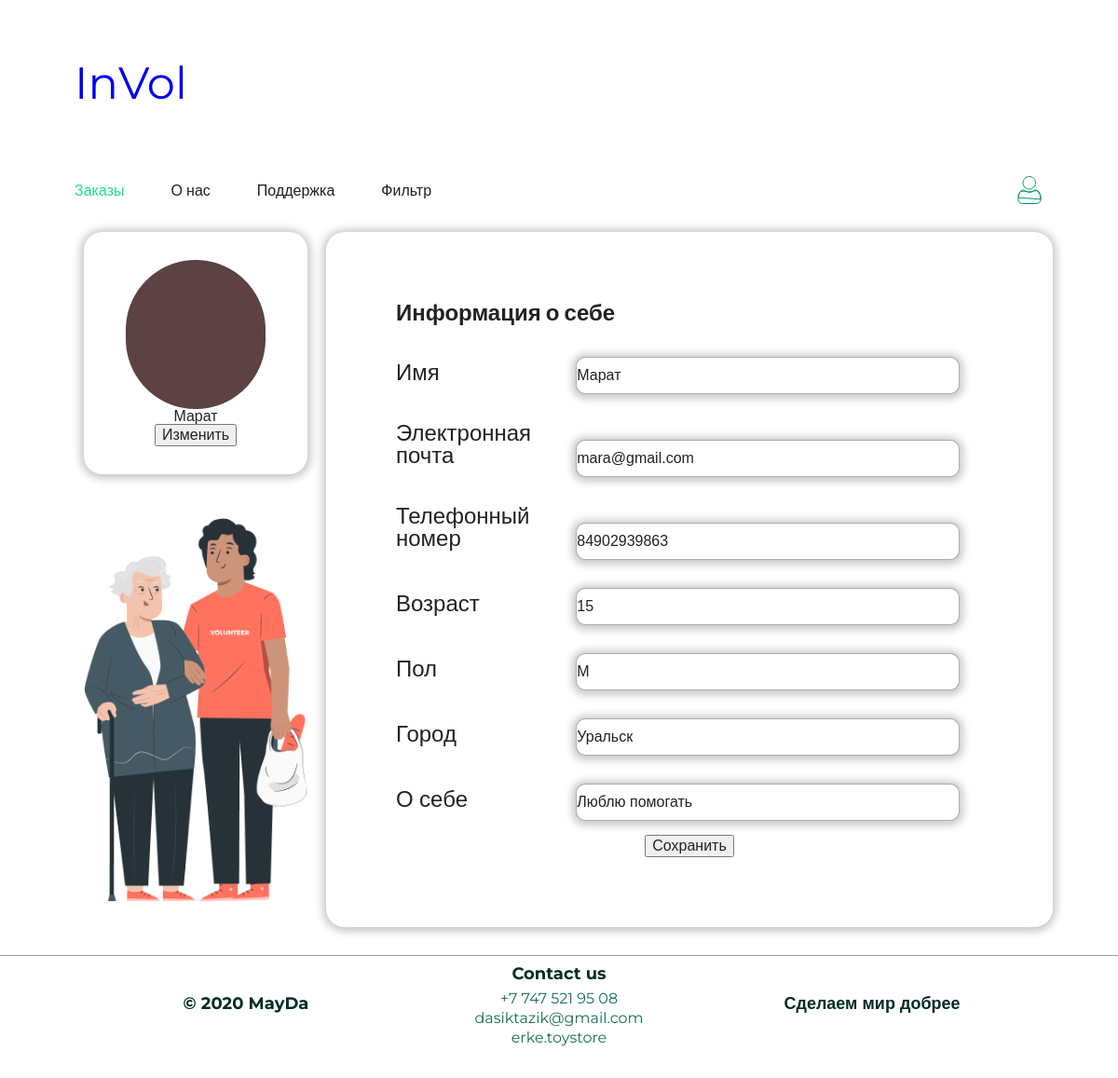
The app's page /users/volunteer/profile (signed in), older data.
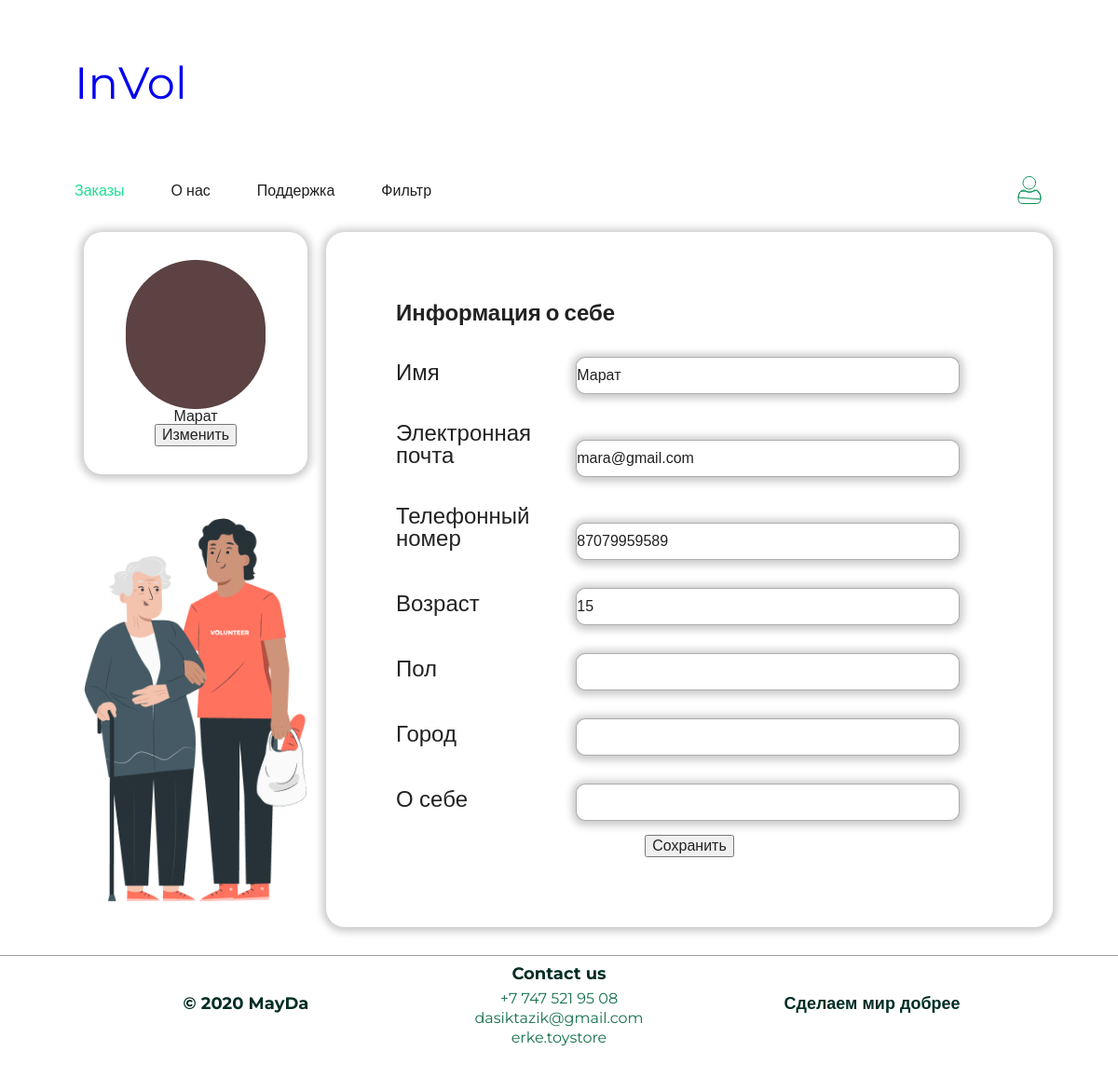
The same page, newer data.
### users/models.py (models this page shows, shortened)
class CustomUser(AbstractBaseUser, PermissionsMixin):
    first_name = models.CharField(
        max_length=255,
        verbose_name='имя'
    )
    email = models.EmailField(
        unique=True,
        verbose_name='электронная почта',
    )
    phone_number = models.CharField(
        max_length=20,
        verbose_name='телефонный номер'
    )
    is_active = models.BooleanField(default=True)
    is_staff = models.BooleanField(default=False)
    objects = CustomUserManager()
    USERNAME_FIELD = 'email'
    REQUIRED_FIELDS = ['first_name', 'phone_number']

class BaseProfile(models.Model):
    AGE_MIN = 14
    AGE_MAX = 128
    class Sex(models.TextChoices):
        MALE = 'M', 'Мужской'
        FEMALE = 'F', 'Женский'
        OTHER = 'O', 'Другое'
    age = models.PositiveIntegerField(
        validators=[MinValueValidator(AGE_MIN), MaxValueValidator(AGE_MAX)],
        null=True, blank=True,
        verbose_name='возраст',
    )
    sex = models.CharField(
        max_length=1,
        choices=Sex.choices,
        null=True, blank=True,
        verbose_name='пол',
    )
    city = models.CharField(
        max_length=255,
        null=True, blank=True,
        verbose_name='город'
    )
    about_me = models.TextField(
        null=True, blank=True,
        verbose_name='о себе'
    )
    rating = models.FloatField(null=True, blank=True)
    class Meta:
        abstract = True

class VolunteerProfile(BaseProfile):
    volunteer = models.OneToOneField(Volunteer, on_delete=models.CASCADE, related_name='profile')

### users/views.py (the view)
# urls.py: path("volunteer/profile", VolunteerProfileView.as_view(), name="vol_profile"),
@method_decorator(volunteer_required, name="dispatch")
class VolunteerProfileView(ProfileView):
    profile_form_class = UpdateVolunteerProfileForm
    redirect_url = 'orders:show_orders'

### users/forms.py
class UpdateCustomUserForm(forms.ModelForm):
    class Meta:
        model = CustomUser
        fields = ("first_name", "email", "phone_number")

class UpdateVolunteerProfileForm(forms.ModelForm):
    class Meta:
        model = VolunteerProfile
        fields = ['age', 'sex', 'city', 'about_me']
    def __init__(self, *args, **kwargs):
        super().__init__(*args, **kwargs)
        for field in self.fields:
            self.fields[field].required = False

### users/templatetags/users_extras.py (called while the page is built)
@register.filter
def isinstance(user, model_name):
    model = getattr(user, '__class__')
    return model.__name__.lower() == model_name.lower()

### users/views.py (called while the page is built)
    def get_user_profile(self, request):
        user = request.user
        profile = user.profile
        return user, profile

    def get(self, request):
        user, profile = self.get_user_profile(request)
        user_form = self.user_form_class(instance=user)
        profile_form = self.profile_form_class(instance=profile)
        context = {
            'user_form': user_form,
            'profile_form': profile_form
        }
        return render(request, self.template_name, context)

### templates/users/profile.html (shortened to what this page needs)
{% extends 'base.html' %}
{% load static %}
{% block css %}
    {{ block.super }}
    <link rel="stylesheet" href="{% static 'css/profile.css' %}">
{% endblock css %}
{% block content %}
    <main class="container">
        <div class="elem pfp">
            <img src="{% static 'img/pfp.png' %}" alt="" class="pfp__image">
            <div class="pfp__name">{{ user.first_name }}</div>
            <button class="profile__button" type="submit">Изменить</button>
        </div>
        <form class="elem properties" method="POST">
            <div class="title">Информация о себе</div>
            {% for field in user_form %}
                <div class="row">
                    <span>{{ field.label }}</span>
                    <input type="text" name="{{ field.name }}" value="{{ field.value|default_if_none:"" }}">
                </div>
            {% endfor %}
            {% for field in profile_form %}
                <div class="row">
                    <span>{{ field.label }}</span>
                    <input type="text" name="{{ field.name }}" value="{{ field.value|default_if_none:"" }}" autocomplete="off">
                </div>
            {% endfor %}
            <button type="submit" class="profile__button">Сохранить</button>
        </form>
        <div class="elem decor">
            <img src="{% static 'img/freepik--Characters--inject-38.png' %}" alt="koten">
        </div>
    </main>
{% endblock content %}

### templates/base.html (shortened to what this page needs)
{% load static %}
<!DOCTYPE html>
<html lang="en">
<head>
    {% block css %}
        <link rel="stylesheet" href="{% static 'css/reset.css' %}">
        <link rel="stylesheet" href="{% static 'css/main_header.css' %}">
        <link rel="stylesheet" href="{% static 'css/main_page.css' %}">
        <link rel="stylesheet" href="{% static 'css/footer.css' %}">
    {% endblock %}
</head>
    <body>
    {% block header %}
        {% include "includes/main_header.html" %}
    {% endblock header %}
    {% block content %} {% endblock %}
    {% include "includes/footer.html" %}
    </body>
</html>

### templates/includes/main_header.html (shortened to what this page needs)
{% load static %}
{% load users_extras %}
<header class="header">
    <h1 class="header__logo"><a href="{% url 'homepage:home' %}">InVol</a></h1>
    <div class="header__nav">
        <div class="header__links">
            <a href="{% url 'orders:show_orders' %}" class="header__link header__link_selected">Заказы</a>
            <a href="{% url 'about:about' %}" class="header__link">О нас</a>
            <a href="#" class="header__link">Поддержка</a>
            <a href="#" class="header__link">Фильтр</a>
        </div>
        {% if user|isinstance:"Volunteer" %}
            <a href="{% url 'users:vol_profile' %}"><img src="{% static 'img/user.svg' %}" class="header__user" alt=""></a>
        {% elif user|isinstance:"Client" %}
           <a href="{% url 'users:cli_profile' %}"><img src="{% static 'img/user.svg' %}" class="header__user" alt=""></a>
        {% endif %}
    </div>
</header>

### templates/includes/footer.html
<footer class="whitened">
    <div class="footer-columns">
        <div class="footer-column">
            <h3>© 2020 MayDa</h3>
        </div>
        <div class="footer-column">
            <h3>Contact us</h3>
            <ul>
                <li><a href="#">+7 747 521 95 08</a></li>
                <li><a href="#">dasiktazik@gmail.com</a></li>
                <li><a href="#">erke.toystore</a></li>
            </ul>
        </div>
        <div class="footer-column">
            <h3>Сделаем мир добрее</h3>
        </div>
    </div>
</footer>

### static/css/main_header.css (style rules this page uses)
.header { width: calc(100% - 160px); margin-top: 60px; display: flex; flex-direction: column; max-width: 1280px; }
.header__logo { font-size: 48px; line-height: 59px; display: flex; align-items: center; margin-bottom: 70px; color: #1DE08F; }
.header__nav { display: flex; align-items: center; justify-content: space-between; }
.header__links { display: flex; align-items: center; justify-content: flex-start; flex-grow: 1; }
.header__link { font-style: normal; font-weight: 400; font-size: 16px; line-height: 27px; display: flex; align-items: center; text-decoration: none; color: #1f1f1f; margin-right: 50px; }
.header__link_selected { color: #1DE08F; }
.header__user { width: 30px; height: 30px; }

### static/css/main_page.css (style rules this page uses)
html { box-sizing: border-box; height: 100%; }
a { text-decoration: none; }
body { margin: 0; padding: 0; font-family: 'Montserrat', sans-serif; overflow-x: hidden; display: flex; flex-direction: column; justify-content: space-between; font-family: "Montserrat", sans-serif; }

### static/css/footer.css (style rules this page uses)
footer { width: 100%; order: 3; background-color:#002D24; color: rgb(183, 175, 175); padding: 10px; margin: 0; }
.whitened { background-color: white; color:#002D24; border-top: solid 1px #9e9e9e; }
.footer-columns { display: flex; flex-wrap: wrap; justify-content: space-between; align-items: center; max-width: 80%; margin: auto; margin-bottom: 0; }
.footer-column { flex-basis: 30%; margin-bottom: 20px; text-align: center; }
.footer-column h3 { font-size: 18px; font-weight: bold; margin-bottom: 10px; }
.footer-column ul { list-style: none; margin: 0; padding: 0; }
.footer-column li { margin-bottom: 5px; }
.footer-column a { color: #16724c; text-decoration: none; }

### static/css/profile.css (style rules this page uses)
body { display: flex; flex-direction: column; align-items: center; }
.container { margin: 20px 0px; width: calc(100% - 160px); max-width: 1280px; display: grid; grid-template-columns: 1fr 3fr; grid-template-rows: 280px 2fr; grid-template-areas: "pfp form" "decor form"; }
.elem { display: flex; flex-direction: column; justify-content: center; align-items: center; box-shadow: 0px 1px 8px 4px #cacaca; border-radius: 20px; margin: 10px; }
.pfp { grid-area: pfp; max-height: 100%; }
.pfp__image { width: 150px; }
.properties { grid-area: form; width: calc(100% - 150px); padding: 75px; justify-content: flex-start; font-family: 'Poppins', sans-serif; }
.decor { grid-area: decor; background: none; box-shadow: none; }
.decor img { max-width: 100%; height: auto; }
.title { align-self: flex-start; font-size: 24px; font-weight: bold; margin-bottom: 20px; }
.row { margin: 15px; width: 100%; }
.row span { font-size: 24px; width: 30%; display: inline-block; }
.row input { width: 65%; padding: 10px 0px; box-shadow: 0px 1px 8px 4px #cacaca; border: 1px solid rgba(118, 119, 123, 0.6); border-radius: 10px; }

Row changes from the older to the newer data that the page shows:
no longer on this page (row edited): VolunteerProfile: city "Уральск" "Люблю помогать"
changed CustomUser "Марат": phone_number "84902939863" → "87079959589"
Text that changed along with them:
form field sex: "М" → (not shown)
